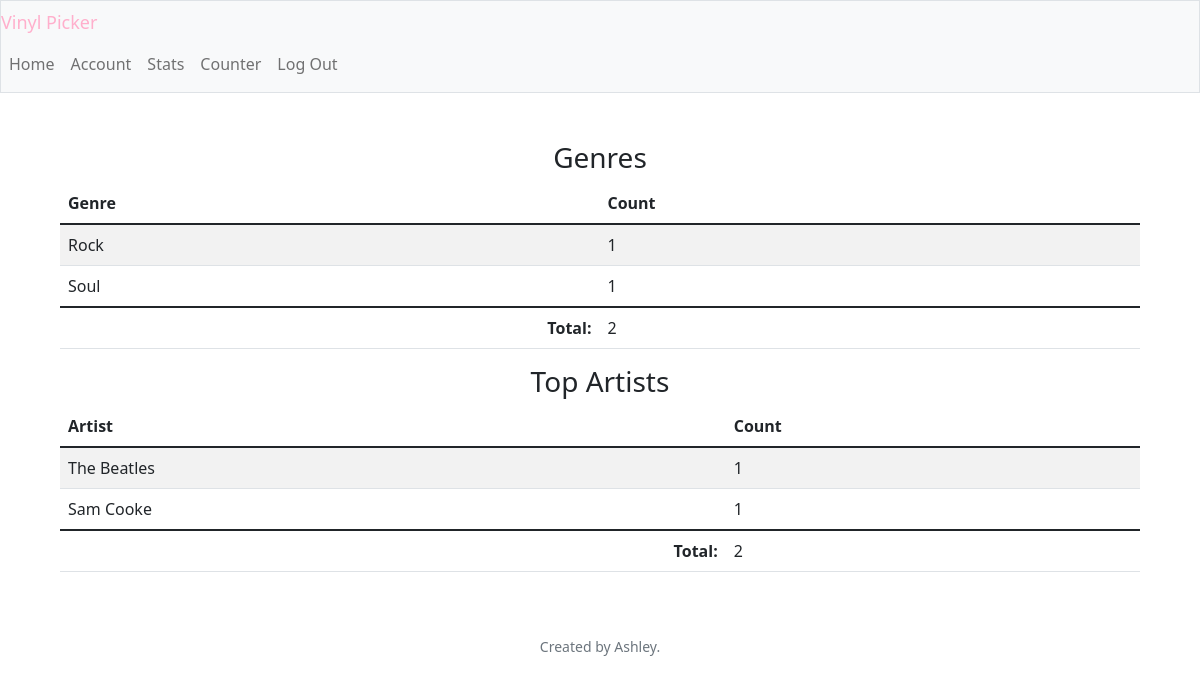
Page /stats (signed in) on the committed database.
### tables this page shows
CREATE TABLE "genre_stats" (id INTEGER PRIMARY KEY AUTOINCREMENT NOT NULL, genre TEXT NOT NULL, count INTEGER NOT NULL, user_id INTEGER NOT NULL, FOREIGN KEY(user_id) REFERENCES users(id));

CREATE TABLE artist_stats (id INTEGER PRIMARY KEY AUTOINCREMENT NOT NULL, artist TEXT NOT NULL, count INTEGER NOT NULL, user_id INTEGER NOT NULL, FOREIGN KEY(user_id) REFERENCES users(id));

### app.py (the view)
@app.route("/stats")
def stats():
    user_id = session["user_id"]
    stats = db.execute("SELECT * FROM genre_stats WHERE user_id=? ORDER BY count DESC", user_id)
    count_table = db.execute("SELECT COUNT(album) FROM library WHERE user_id=?", user_id)
    count = int(count_table[0]["COUNT(album)"])
    artists = db.execute("SELECT * FROM artist_stats WHERE user_id=? ORDER BY count DESC", user_id)
    artist_count_table = db.execute("SELECT COUNT(artist) FROM library WHERE user_id=?", user_id)
    artist_count = int(artist_count_table[0]["COUNT(artist)"])
    return render_template("stats.html", stats=stats, count=count, artists=artists, artist_count=artist_count)

### app.py (called while the page is built)
@app.after_request
def after_request(response):
    response.headers["Cache-Control"] = "no-cache, no-store, must-revalidate"
    response.headers["Expires"] = 0
    response.headers["Pragma"] = "no-cache"
    return response

### templates/stats.html (shortened to what this page needs)
{% extends "layout.html" %}
{% block main %}
    <div class="mx-5">
        <h3>Genres</h3>
        <table class="table table-striped">
            <thead>
                <tr>
                    <th class="text-start">Genre</th>
                    <th class="text-start">Count</th>
                </tr>
            </thead>
            <tbody>
                {% for stat in stats %}
                <tr>
                    <td class="text-start">{{ stat.genre }}</td>
                    <td class="text-start">{{ stat.count }}</td>
                </tr>
                {% endfor %}
            </tbody>
            <tfoot>
                <tr>
                    <td class="text-end fw-bold">Total:</td>
                    <td class="text-start">{{ count }}</td>
                </tr>
            </tfoot>
        </table>
    </div>
    <div class="mx-5">
        <h3>Top Artists</h3>
        <table class="table table-striped">
            <thead>
                <tr>
                    <th class="text-start">Artist</th>
                    <th class="text-start">Count</th>
                </tr>
            </thead>
            <tbody>
                {% for artist in artists %}
                <tr>
                    <td class="text-start">{{ artist.artist }}</td>
                    <td class="text-start">{{ artist.count }}</td>
                </tr>
                {% endfor %}
            </tbody>
            <tfoot>
                <tr>
                    <td class="text-end fw-bold">Total:</td>
                    <td class="text-start">{{ artist_count }}</td>
                </tr>
            </tfoot>
        </table>
    </div>
{% endblock %}

### rows in the picture
genre_stats: genre "Rock", count "1"
genre_stats: genre "Soul", count "1"
artist_stats: artist "The Beatles", count "1"
artist_stats: artist "Sam Cooke", count "1"

### other values in the picture
{{ count }} "2"
{{ artist_count }} "2"
